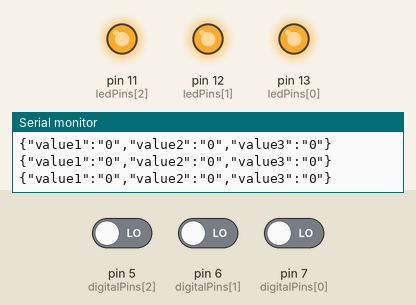
Bench run of a sketch on a simulated Arduino Uno, built with avr-gcc and run on an emulated ATmega328P. Parts: output pins drawn as LEDs (lit = HIGH), the last lines printed to the serial monitor. The test bench sets the inputs (shaded band); at power-on: pin 5 (digitalPins[2]) LOW, pin 6 (digitalPins[1]) LOW, pin 7 (digitalPins[0]) LOW.

Above: at 10.8 s.
10.9 s: pin 5 (digitalPins[2]) driven HIGH
At 15.4 s:
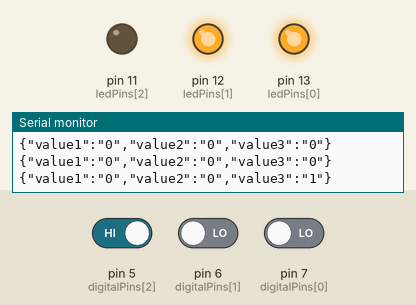
16.9 s: pin 6 (digitalPins[1]) driven HIGH
At 20.5 s:
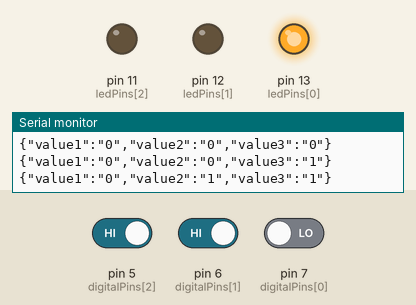
22.9 s: pin 7 (digitalPins[0]) driven HIGH
At 25.5 s:
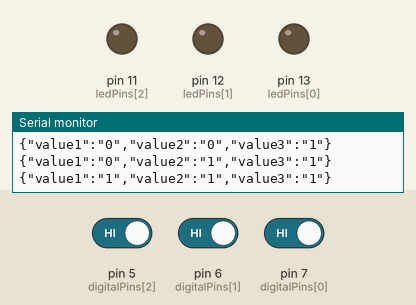
28.9 s: pin 5 (digitalPins[2]) driven LOW
At 30.5 s:
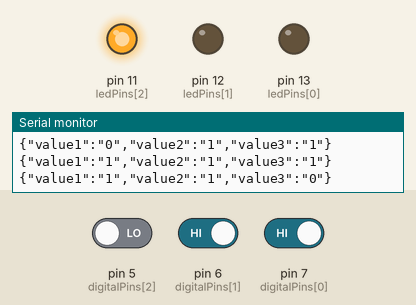
34.9 s: pin 6 (digitalPins[1]) driven LOW
At 35.6 s:
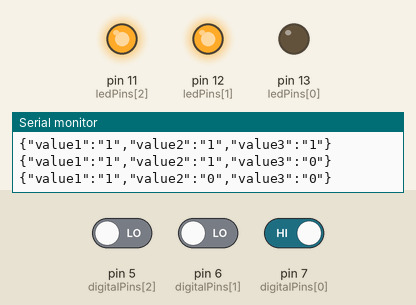
40.9 s: pin 5 (digitalPins[2]) driven HIGH
At 45.6 s:
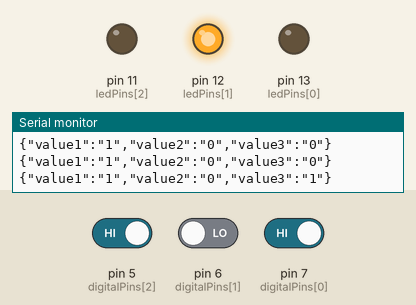
Timing chart, 0 to 47.1 s (numbered marks = the images above; inputs shaded):
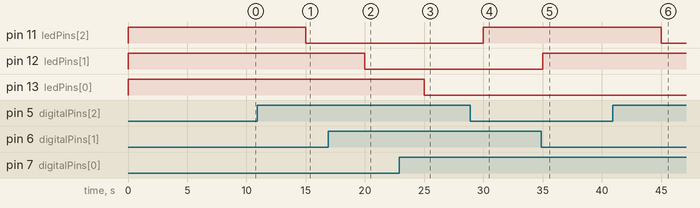

The sketch:

UNO.ino
```cpp
int ledPins[] = { 13, 12, 11 };   // Array to store LED pin numbers
int digitalPins[] = { 7, 6, 5 };  // Array to store IR Sensor pin numbers
int val[] = { 0, 0, 0 };          // Array to store initial sensor values

// Function to convert integer to string
String i2s(int val) {
  int num = val;
  char buffer[10];
  sprintf(buffer, "%d", num);
  return String(buffer);
}

void setup() {
  Serial.begin(115200);  // Initialize serial communication
  for (int i = 0; i < 3; i++) {
    pinMode(ledPins[i], OUTPUT);     // Set LED pins as output mode
    pinMode(digitalPins[i], INPUT);  // Set IR Sensor pins as input mode
  }
}

void loop() {
  // Loop through each sensor
  for (int i = 0; i < 3; i++) {
    val[i] = digitalRead(digitalPins[i]);  // Read sensor values
    if (val[i] == 0) {
      digitalWrite(ledPins[i], HIGH);  // Turn off LED if vehicle detected
    } else {
      digitalWrite(ledPins[i], LOW);  // Turn on LED
    }
  }

  // Convert sensor values to strings
  String c0 = i2s(val[0]);
  String c1 = i2s(val[1]);
  String c2 = i2s(val[2]);

  // Construct JSON string with sensor values
  String data = "{\"value1\":\"" + c0 + "\",\"value2\":\"" + c1 + "\",\"value3\":\"" + c2 + "\"}";

  // Print JSON string to serial monitor
  Serial.println(data);

  delay(5000);  // Delay for 5 seconds
}
```

Measured:
- after the input at 10.9 s, pin 11 (ledPins[2]): HIGH → LOW after 4.1 s
- after the input at 16.9 s, pin 12 (ledPins[1]): HIGH → LOW after 3.1 s
- after the input at 22.9 s, pin 13 (ledPins[0]): HIGH → LOW after 2.1 s
- after the input at 28.9 s, pin 11 (ledPins[2]): LOW → HIGH after 1.1 s
- after the input at 34.9 s, pin 12 (ledPins[1]): LOW → HIGH after 0.11 s
- after the input at 40.9 s, pin 11 (ledPins[2]): HIGH → LOW after 4.1 s
